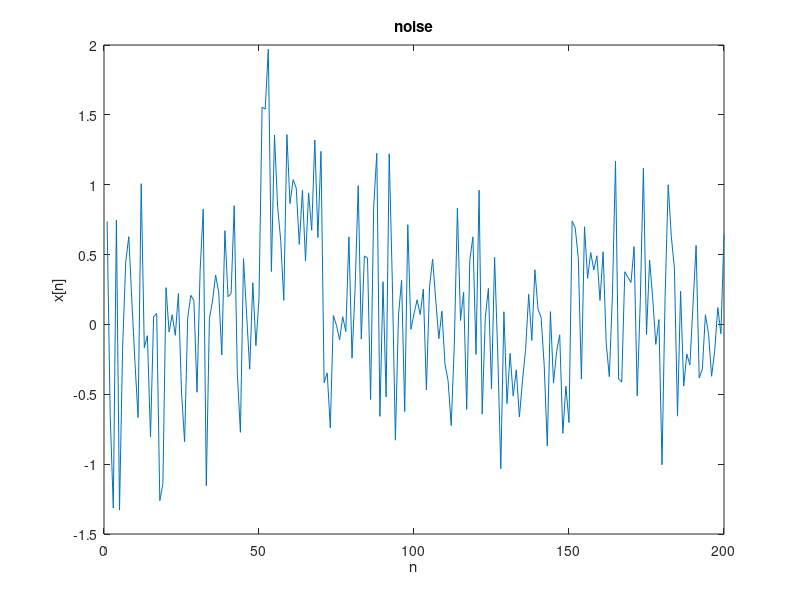
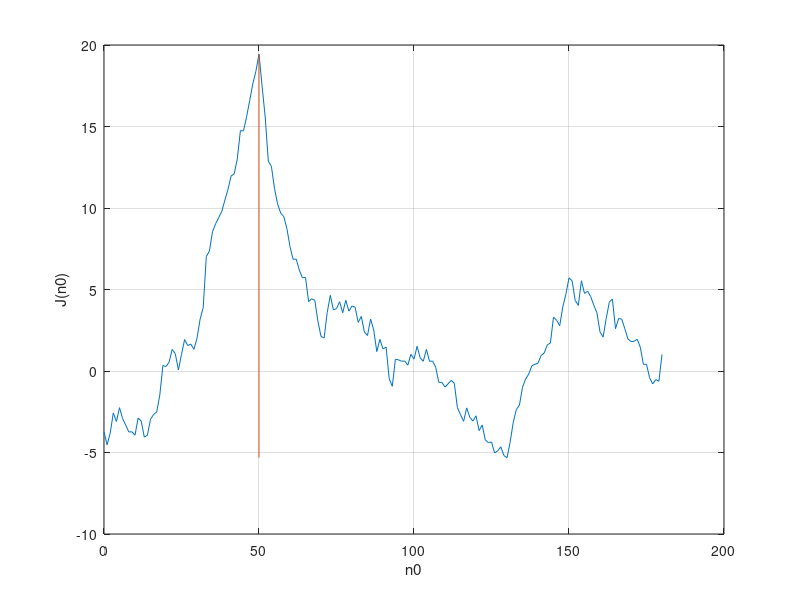

These figures' MATLAB source, in order:
% ==========================
% HW8: Maximum Likelihood Estimator
% Estimation of time delay: estimates the delay time of a square pulse embedded in WGN.
% Consider a signal that is a Gaussian pulse whose time delay is n0 = 50
% WGN with variance sig2u = 0.25
% After implementing the running correlator, the function J(n0) to be
% maximized is shown in fig.
% ==========================

clear all; close all;

M=20;   
n=200;  % time sample
sig2u=0.25;  % variance
n0=50;  % time delay
s=ones(M,1);  % square pulse
ss=[zeros(n0,1);s;zeros(n-n0-M,1)];  % embed signal in array of length N
                                    % [50*(0) 20*(1) 130*(0)]'
x=ss+0.5*randn(length(ss),1);  % add noise to signal
n1=1:200;
plot(n1,x);
xlabel('n');ylabel('x[n]');title('noise');

lx=length(x);
ls=length(s);
for n0=0:lx-ls 
    xdat=x(n0+1:n0+ls,1); % pick out data for assumed signal interval
    J(n0+1,1)=xdat'*s;  % J = correlate data with delayed signal
end
[maxJ I]=max(J);  % find maximum and location of maximum of objective function
n0hat=I-1;  % convert to estimate of time delay
%plot(n0,xdat)

n0hat %estimate of delay time
n0=0:180;

figure;
plot(n0,J);hold on;grid;
line([n0hat,n0hat],[min(J),max(J)]);    %([from_x,end_x], [from_y,end_y])
xlabel('n0');ylabel('J(n0)');
